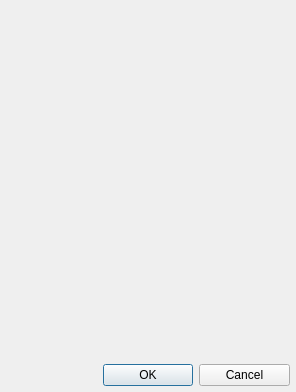
<?xml version="1.0" ?>
<ui version="4.0">
  <class>Dialog</class>
  <widget class="QDialog" name="Dialog">
    <property name="geometry">
      <rect>
        <x>0</x>
        <y>0</y>
        <width>296</width>
        <height>392</height>
      </rect>
    </property>
    <layout class="QGridLayout" name="outer_layout">
      <property name="leftMargin">
        <number>6</number>
      </property>
      <property name="topMargin">
        <number>6</number>
      </property>
      <property name="rightMargin">
        <number>6</number>
      </property>
      <property name="bottomMargin">
        <number>6</number>
      </property>
      <property name="spacing">
        <number>6</number>
      </property>
      <item row="1" column="1">
        <widget class="QPushButton" name="IDOK">
          <property name="text">
            <string>OK</string>
          </property>
        </widget>
      </item>
      <item row="1" column="2">
        <widget class="QPushButton" name="IDCANCEL">
          <property name="text">
            <string>Cancel</string>
          </property>
        </widget>
      </item>
      <item row="0" column="0">
        <widget class="QWidget" name="IDC_TAB_CHIP_SETTING"/>
      </item>
    </layout>
  </widget>
  <resources/>
  <connections/>
</ui>
